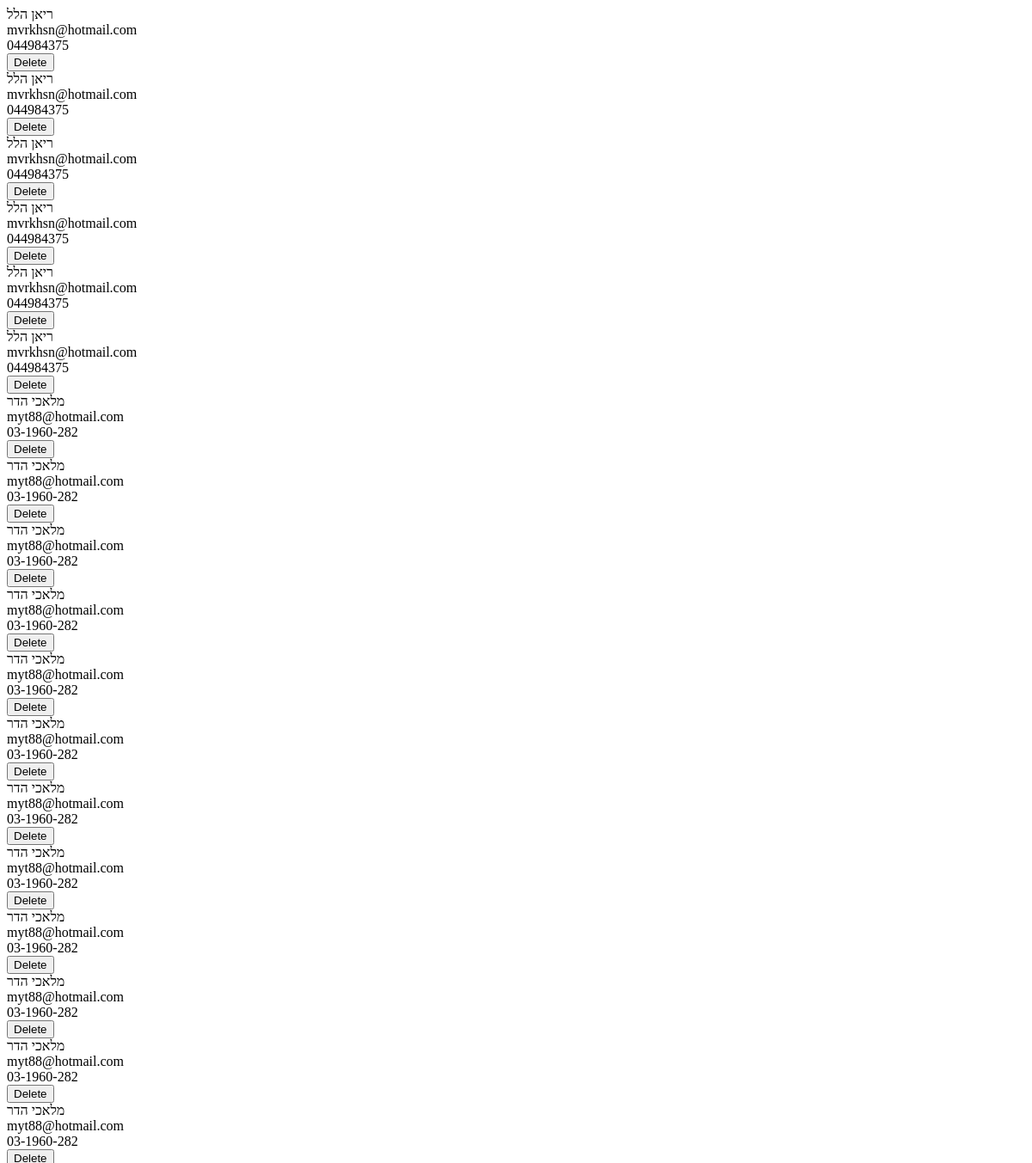
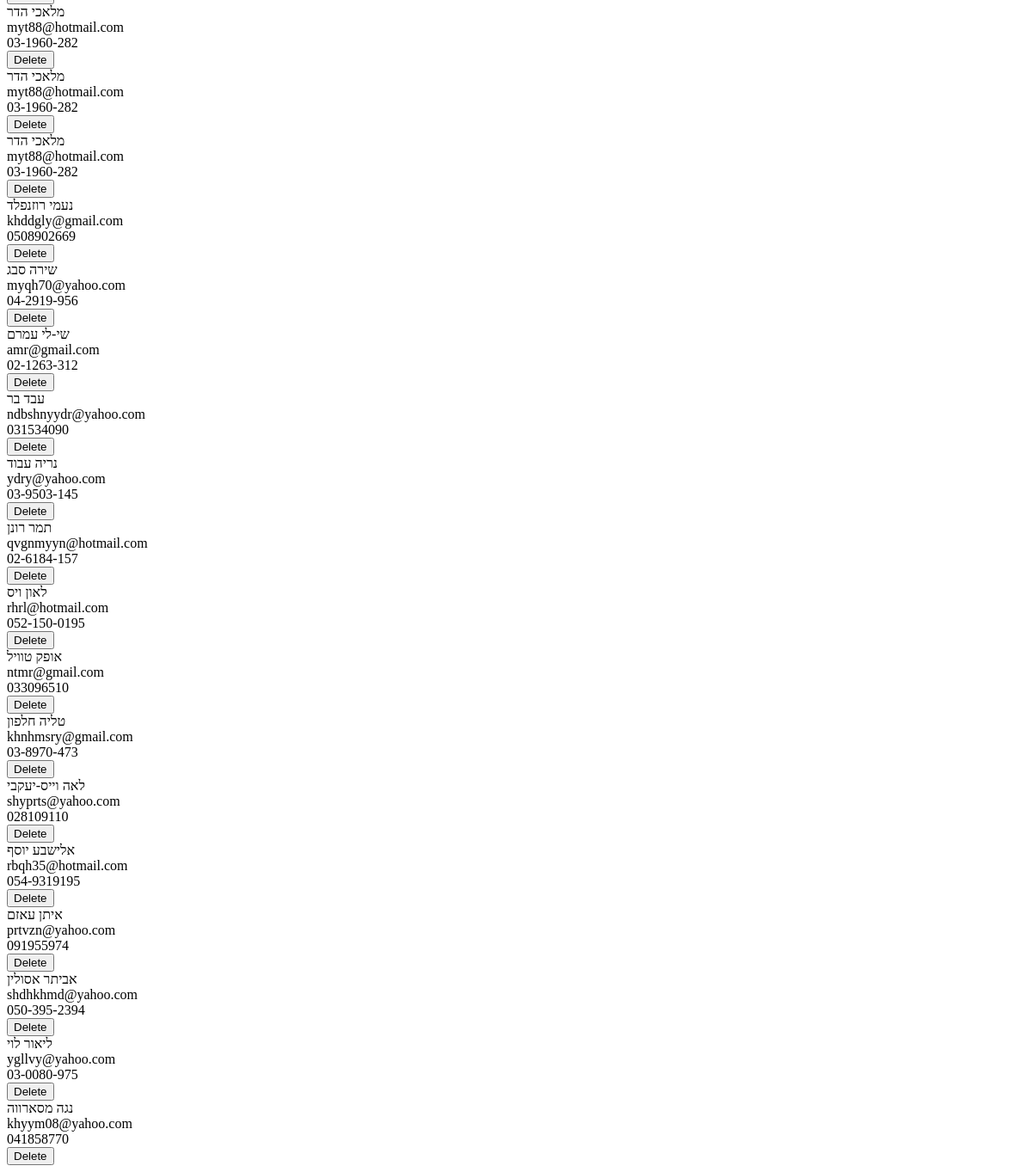
Before: / with the older database file (2 pictures, top to bottom).
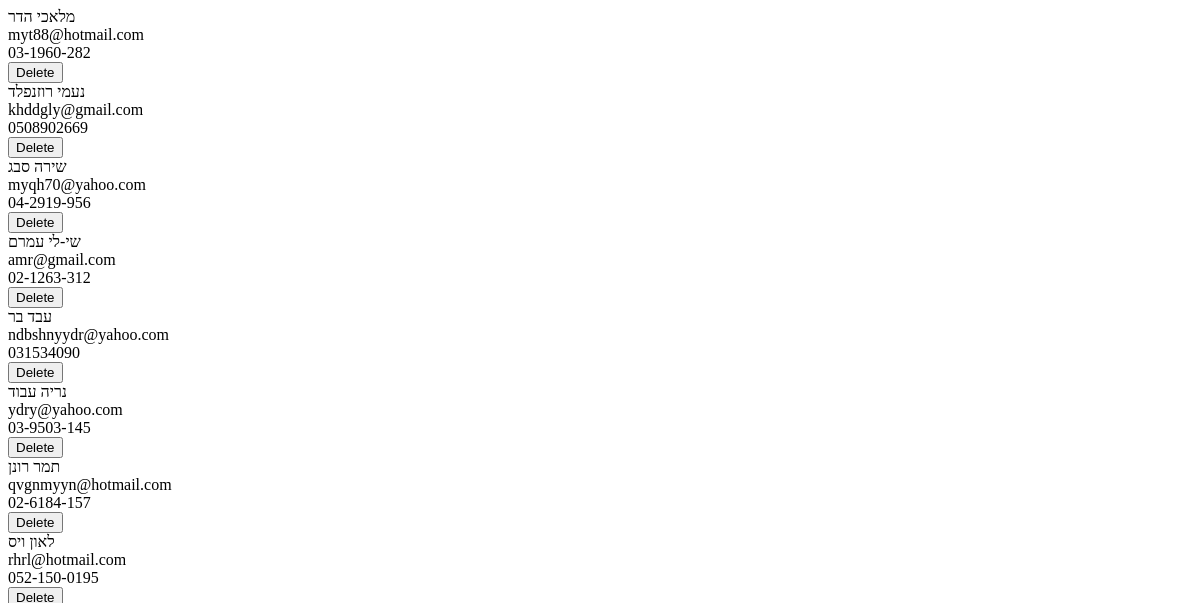
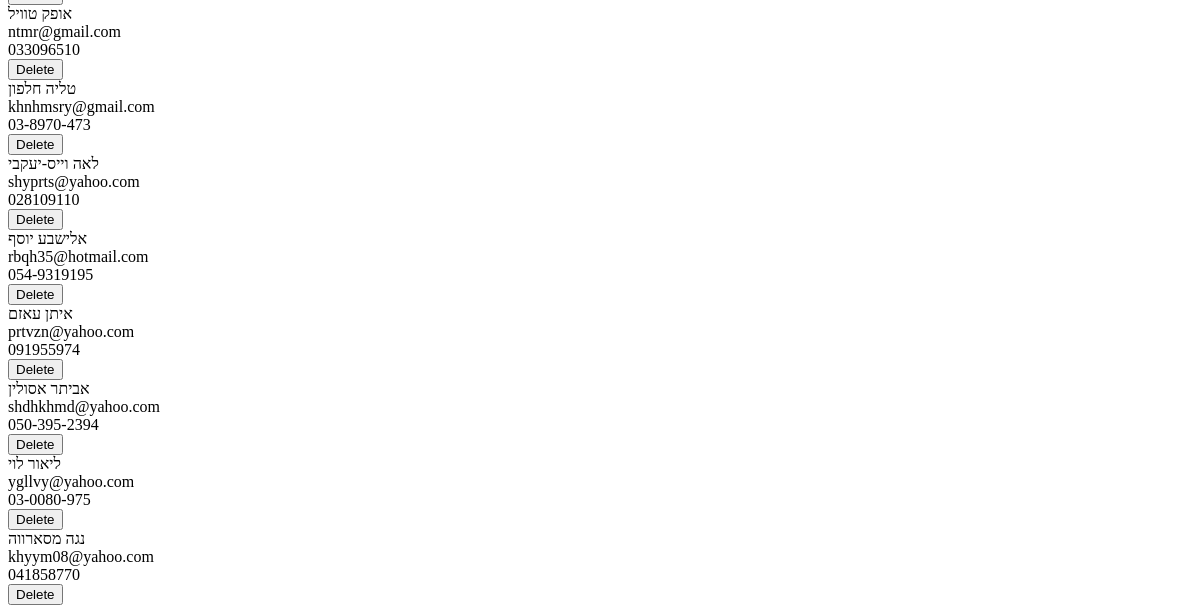
After: the same page with the newer database file (2 pictures, top to bottom).
### tables this page shows
CREATE TABLE "contacts" (
	"id"	INTEGER,
	"name"	TEXT,
	"phone"	TEXT,
	"email"	TEXT,
	"userid"	INTEGER,
	PRIMARY KEY("id"),
	FOREIGN KEY("userid") REFERENCES "users"("id")
);

### app.py (the view)
@app.route('/')
def home():
    return render_template("home.html" , contacts = get_contacts())

### app.py (called while the page is built)
def query(sql):
    with sqlite3.connect("contacts.db") as conn:
        cur = conn.cursor()
        rows = cur.execute(sql)
        return rows

def get_contacts():
        rows = query("SELECT * from contacts")
        return [Contact(row) for row in rows.fetchall()]

### templates/home.html (shortened to what this page needs)
<!DOCTYPE html>
<html lang="en">
<head>
</head>
<body>
    {% for contact in contacts %}
        <div> {{contact.name}}</div>
        <div> {{contact.email}}</div>
        <div> {{contact.phone}}</div>
        <form action="/delete" method="get">
            <input type="submit" value="Delete">
        </form>
    {% endfor %}
</body>
</html>

Changed rows visible on the page:
removed contacts: name "ריאן הלל", email "mvrkhsn@hotmail.com", phone "044984375"
removed contacts: name "ריאן הלל", email "mvrkhsn@hotmail.com", phone "044984375"
removed contacts: name "ריאן הלל", email "mvrkhsn@hotmail.com", phone "044984375"
removed contacts: name "ריאן הלל", email "mvrkhsn@hotmail.com", phone "044984375"
removed contacts: name "ריאן הלל", email "mvrkhsn@hotmail.com", phone "044984375"
removed contacts: name "ריאן הלל", email "mvrkhsn@hotmail.com", phone "044984375"
removed contacts: name "מלאכי הדר", email "myt88@hotmail.com", phone "03-1960-282"
removed contacts: name "מלאכי הדר", email "myt88@hotmail.com", phone "03-1960-282"
removed contacts: name "מלאכי הדר", email "myt88@hotmail.com", phone "03-1960-282"
removed contacts: name "מלאכי הדר", email "myt88@hotmail.com", phone "03-1960-282"
removed contacts: name "מלאכי הדר", email "myt88@hotmail.com", phone "03-1960-282"
removed contacts: name "מלאכי הדר", email "myt88@hotmail.com", phone "03-1960-282"
removed contacts: name "מלאכי הדר", email "myt88@hotmail.com", phone "03-1960-282"
removed contacts: name "מלאכי הדר", email "myt88@hotmail.com", phone "03-1960-282"
removed contacts: name "מלאכי הדר", email "myt88@hotmail.com", phone "03-1960-282"
removed contacts: name "מלאכי הדר", email "myt88@hotmail.com", phone "03-1960-282"
removed contacts: name "מלאכי הדר", email "myt88@hotmail.com", phone "03-1960-282"
removed contacts: name "מלאכי הדר", email "myt88@hotmail.com", phone "03-1960-282"
removed contacts: name "מלאכי הדר", email "myt88@hotmail.com", phone "03-1960-282"
removed contacts: name "מלאכי הדר", email "myt88@hotmail.com", phone "03-1960-282"
